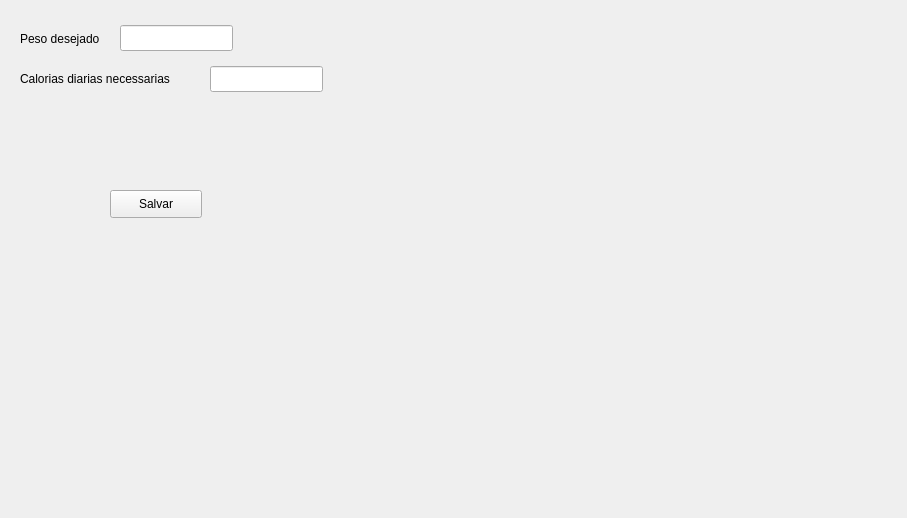
<?xml version="1.0" encoding="UTF-8"?>
<ui version="4.0">
 <class>JanelaConfiguracoes</class>
 <widget class="QWidget" name="JanelaConfiguracoes">
  <property name="geometry">
   <rect>
    <x>0</x>
    <y>0</y>
    <width>907</width>
    <height>518</height>
   </rect>
  </property>
  <property name="windowTitle">
   <string>Form</string>
  </property>
  <widget class="QLabel" name="label">
   <property name="geometry">
    <rect>
     <x>20</x>
     <y>30</y>
     <width>101</width>
     <height>18</height>
    </rect>
   </property>
   <property name="text">
    <string>Peso desejado</string>
   </property>
  </widget>
  <widget class="QLabel" name="label_2">
   <property name="geometry">
    <rect>
     <x>20</x>
     <y>70</y>
     <width>191</width>
     <height>18</height>
    </rect>
   </property>
   <property name="text">
    <string>Calorias diarias necessarias</string>
   </property>
  </widget>
  <widget class="QLineEdit" name="cxPeso">
   <property name="geometry">
    <rect>
     <x>120</x>
     <y>25</y>
     <width>113</width>
     <height>26</height>
    </rect>
   </property>
  </widget>
  <widget class="QLineEdit" name="cxCalorias">
   <property name="geometry">
    <rect>
     <x>210</x>
     <y>66</y>
     <width>113</width>
     <height>26</height>
    </rect>
   </property>
  </widget>
  <widget class="QPushButton" name="btSalvar">
   <property name="geometry">
    <rect>
     <x>110</x>
     <y>190</y>
     <width>92</width>
     <height>28</height>
    </rect>
   </property>
   <property name="text">
    <string>Salvar</string>
   </property>
  </widget>
 </widget>
 <resources/>
 <connections>
  <connection>
   <sender>btSalvar</sender>
   <signal>clicked()</signal>
   <receiver>JanelaConfiguracoes</receiver>
   <slot>salvar()</slot>
   <hints>
    <hint type="sourcelabel">
     <x>152</x>
     <y>199</y>
    </hint>
    <hint type="destinationlabel">
     <x>177</x>
     <y>318</y>
    </hint>
   </hints>
  </connection>
 </connections>
 <slots>
  <slot>salvar()</slot>
 </slots>
</ui>
